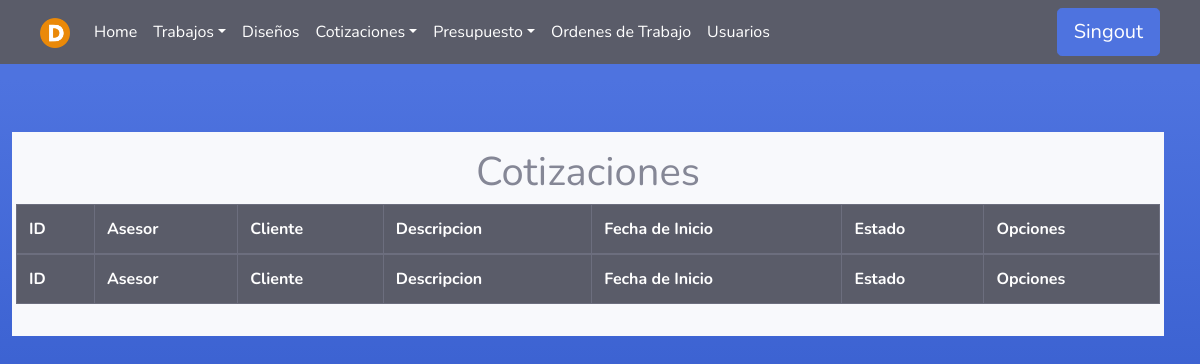
The app's page /Cotizaciones/ (signed in), older data.
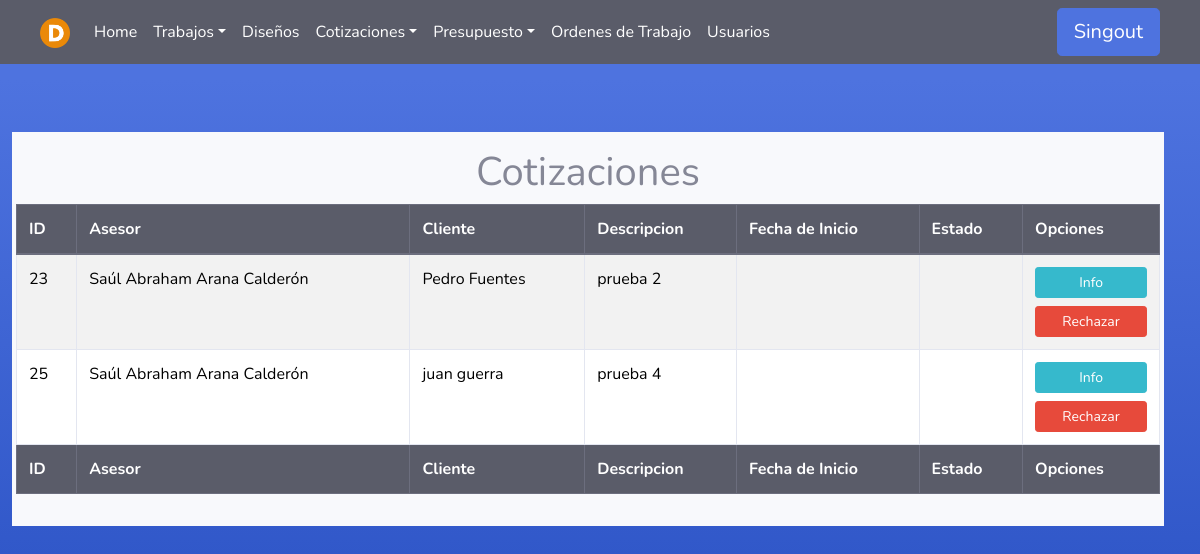
The same page, newer data.
### Asesores/models.py (models this page shows)
class Presupuesto(models.Model):
    asesor = models.ForeignKey(User, on_delete=models.PROTECT, null=False, blank=False)
    fecha_inicio = models.DateTimeField(null=False, auto_now_add=True, blank=False)
    cliente = models.CharField(max_length=100, null=False, blank=False)
    descripcion = models.TextField(null=False, blank=False)
    estado=models.TextField(null=True, blank=True)
    fecha_fin = models.DateTimeField(null=True, blank=True)

### Cotizadores/views.py (the view)
# urls.py: path('', cotizador_views.cotDisponibles , name='Cotizaciones'),
@login_required(login_url='index')
def cotDisponibles(request):
    user = request.user
    if user.groups.filter(name='Cotizador').exists() or user.groups.filter(name='Administrador').exists() or user.is_superuser:
        presupuestos_cotizacion = Presupuesto.objects.filter(estado='Cotizando')
        presupuestos_con_diseños = []
        for presupuesto in presupuestos_cotizacion:
            diseño = Diseno.objects.filter(presupuesto=presupuesto, estado__exact='Cotizando').first()
            presupuestos_con_diseños.append({'presupuesto': presupuesto, 'diseño': diseño})
        return render(request, 'Cotizador/listado.html', {'pres': presupuestos_con_diseños})
    else:
        error = "No tienes permiso para acceder a esta página."
        return render(request, '404.html', {'error': error})

### Templates/Cotizador/listado.html (shortened to what this page needs)
{% extends 'tables.html' %}
{% block botones%}
<div class="text-center">
    <h1>Cotizaciones</h1>
</div>
{% endblock %}
{% load static %}
{% block head %}
<th>ID</th>
{% if user.is_superuser or user.groups.all.0.name == "Administrador" %}
<th>Asesor</th>
{% endif %}
<th>Cliente</th>
<th>Descripcion</th>
<th>Fecha de Inicio</th>
<th>Estado</th>
<th>Opciones</th>
{% endblock %}
{% block tbody %}
{% for p in pres %}
<tr>
    <td>{{ p.presupuesto.id }}</td>
    {% if user.is_superuser or user.groups.all.0.name == "Administrador" %}
    <td>{{ p.presupuesto.asesor.first_name}} {{ p.presupuesto.asesor.last_name}}</td>
    {% endif %}
    <td>{{ p.presupuesto.cliente }}</td>
    <td>{{ p.presupuesto.descripcion }}</td>
    <td>{{ p.fecha_inicio }}</td>
    <td>{{ p.estado }}</td>
    <td>
        <div>
            <a class="btn btn-info btn-sm btn-block" href="#">Info</a>
            <a class="btn btn-danger btn-sm btn-block" href="/Presupuesto/Rechazar/{{p.id }}">Rechazar</a>
        </div>
    </td>
</tr>
{% endfor %}
{% endblock %}
{% block footer %}
<th>ID</th>
{% if user.is_superuser or user.groups.all.0.name == "Administrador" %}
<th>Asesor</th>
{% endif %}
<th>Cliente</th>
<th>Descripcion</th>
<th>Fecha de Inicio</th>
<th>Estado</th>
<th>Opciones</th>
{% endblock %}

Row changes from the older to the newer data that the page shows:
added Presupuesto: presupuesto.id "23", presupuesto.asesor.first_name "Saúl Abraham", presupuesto.asesor.last_name "Arana Calderón", presupuesto.cliente "Pedro Fuentes", presupuesto.descripcion "prueba 2"
added Presupuesto: presupuesto.id "25", presupuesto.asesor.first_name "Saúl Abraham", presupuesto.asesor.last_name "Arana Calderón", presupuesto.cliente "juan guerra", presupuesto.descripcion "prueba 4"
